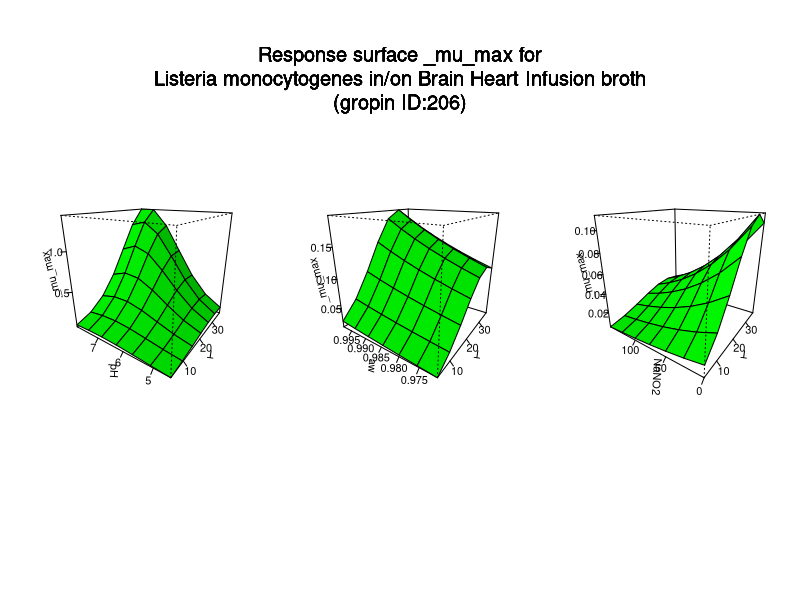

The R source for this figure:
#############################
# start of Parameter script
#############################
T <- seq(4.004,36.963036963037,length.out=7)
pH <- seq(4.5045,7.99200799200799,length.out=7)
aw <- seq(0.97097,0.998001998001998,length.out=7)
NaNO2 <- seq(0,149.85014985015,length.out=7)
#############################
# end of Parameter script
#############################
############################# 
# start of Model script Gropin ID 206 
#############################
 
# constant coefficients for this model
 
variables <- data.frame(T,pH,aw,NaNO2)
argumentsPar <- unique.data.frame(expand.grid(variables))
 
# heart of the model
response_surface <- function(T,pH,aw,NaNO2) {
   mumax <-log(2)/exp(37.0474-0.1096*T-9.0923*pH+0.0232*NaNO2-0.0133*T*pH+5.7907*aw*pH-0.00296*pH*NaNO2+0.00271*(T^2)-23.5166*(aw^2)+0.2573*(pH^2)-0.00000085*(NaNO2^2))

	return(mumax=mumax)
} 

# output parameters
responseSurface <- cbind(argumentsPar,response_surface(argumentsPar['T'],argumentsPar['pH'],argumentsPar['aw'],argumentsPar['NaNO2']))
colnames(responseSurface) <- c(colnames(argumentsPar),'mumax')
#############################
# End of Model script
#############################
############################# 
# start of Visualisation script Gropin ID 206 
#############################
titleText <-'Response surface _mu_max for
Listeria monocytogenes in/on Brain Heart Infusion broth
(gropin ID:206)'
argPar1 <- unique.data.frame(expand.grid(T,pH))
argPar2 <- unique.data.frame(expand.grid(T,aw))
argPar3 <- unique.data.frame(expand.grid(T,NaNO2))
z1 <- matrix(unlist(response_surface(T = argPar1[1],pH = argPar1[2],aw = aw[1],NaNO2 = NaNO2[1])),nrow=7)
z2 <- matrix(unlist(response_surface(T = argPar2[1],aw = argPar2[2],pH = pH[1],NaNO2 = NaNO2[1])),nrow=7)
z3 <- matrix(unlist(response_surface(T = argPar3[1],NaNO2 = argPar3[2],pH = pH[1],aw = aw[1])),nrow=7)
# adding precaution if response surface is zero
myZLim1 <- range(z1)
if(myZLim1[1] == myZLim1[2]) myZLim1[2] <- myZLim1[2]+1
myZLim2 <- range(z2)
if(myZLim2[1] == myZLim2[2]) myZLim2[2] <- myZLim2[2]+1
myZLim3 <- range(z3)
if(myZLim3[1] == myZLim3[2]) myZLim3[2] <- myZLim3[2]+1
if(length(T)>1 & length(pH)>1 & length(aw)>1 & length(NaNO2)>1) {
	par(mfrow = c(1,3))
	persp(T,pH,z1,col = 'green',xlab='T',ylab='pH',zlab='_mu_max',zlim=myZLim1,theta=305,phi=20,shade=0.25,ticktype = 'detailed')
	persp(T,aw,z2,col = 'green',xlab='T',ylab='aw',zlab='_mu_max',zlim=myZLim2,theta=305,phi=20,shade=0.25,ticktype = 'detailed')
	persp(T,NaNO2,z3,col = 'green',xlab='T',ylab='NaNO2',zlab='_mu_max',zlim=myZLim3,theta=305,phi=20,shade=0.25,ticktype = 'detailed')
	mtext(titleText,outer=T,  cex=1.2, line=-8.5, side=3)
} else {
		myPars <- unique.data.frame(expand.grid(T,pH,aw,NaNO2))
		myZ <-matrix(unlist(response_surface(myPars[,1],myPars[,2],myPars[,3],myPars[,4])),nrow=7)
		myZLim <- range(myZ)
if(myZLim[1] == myZLim[2]) myZLim[2] <- myZLim[2]+1
	if(length(aw)==1 & length(NaNO2)==1) {
		persp(T,pH,myZ,col = 'green',xlab='T',ylab='pH',zlab='_mu_max',main=titleText,sub=paste('other variable: aw =',round(aw,digits = 2), 'NaNO2 =',round(NaNO2,digits = 2)),zlim=myZLim,theta=305,phi=20,shade=0.25,ticktype = 'detailed')
	}
	if(length(pH)==1 & length(NaNO2)==1) {
		persp(T,aw,myZ,col = 'green',xlab='T',ylab='aw',zlab='_mu_max',main=titleText,sub=paste('other variable: pH =',round(pH,digits = 2), 'NaNO2 =',round(NaNO2,digits = 2)),zlim=myZLim,theta=305,phi=20,shade=0.25,ticktype = 'detailed')
	}
	if(length(pH)==1 & length(aw)==1) {
		persp(T,NaNO2,myZ,col = 'green',xlab='T',ylab='NaNO2',zlab='_mu_max',main=titleText,sub=paste('other variable: pH =',round(pH,digits = 2), 'aw =',round(aw,digits = 2)),zlim=myZLim,theta=305,phi=20,shade=0.25,ticktype = 'detailed')
	}
	if(length(T)==1 & length(NaNO2)==1) {
		persp(pH,aw,myZ,col = 'green',xlab='pH',ylab='aw',zlab='_mu_max',main=titleText,sub=paste('other variable: T =',round(T,digits = 2), 'NaNO2 =',round(NaNO2,digits = 2)),zlim=myZLim,theta=305,phi=20,shade=0.25,ticktype = 'detailed')
	}
	if(length(T)==1 & length(aw)==1) {
		persp(pH,NaNO2,myZ,col = 'green',xlab='pH',ylab='NaNO2',zlab='_mu_max',main=titleText,sub=paste('other variable: T =',round(T,digits = 2), 'aw =',round(aw,digits = 2)),zlim=myZLim,theta=305,phi=20,shade=0.25,ticktype = 'detailed')
	}
	if(length(T)==1 & length(pH)==1) {
		persp(aw,NaNO2,myZ,col = 'green',xlab='aw',ylab='NaNO2',zlab='_mu_max',main=titleText,sub=paste('other variable: T =',round(T,digits = 2), 'pH =',round(pH,digits = 2)),zlim=myZLim,theta=305,phi=20,shade=0.25,ticktype = 'detailed')
	}
}
#############################
# End of Visualisation script
#############################
